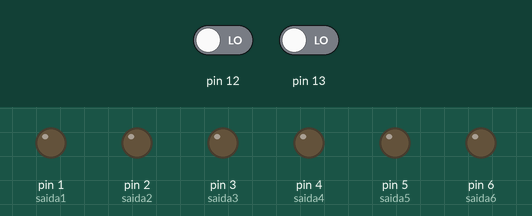
Bench run of a sketch on a simulated Arduino Uno, built with avr-gcc and run on an emulated ATmega328P. Parts: output pins drawn as LEDs (lit = HIGH). Dashed ring = blinking. Inputs (shaded band) come from the test bench; at power-on: pin 12 LOW, pin 13 LOW.

Above: at 1.2 s.
1.3 s: pin 12 driven HIGH
At 1.6 s:
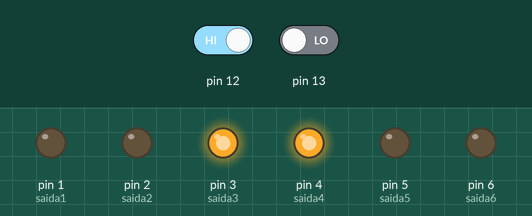
At 2.7 s:
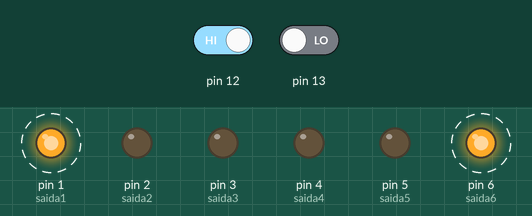
4.3 s: pin 13 driven HIGH
At 5.2 s:
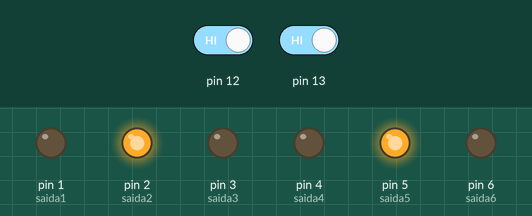
Timing chart, 0 to 13.3 s (numbered marks = the images above; inputs shaded):
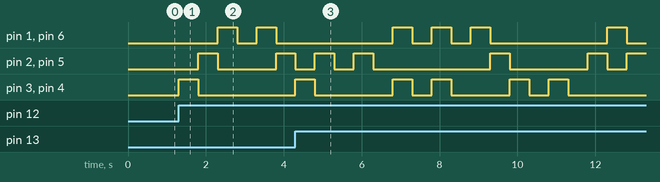

The sketch:

SequenciaLeds.ino
```cpp
//Sequência de Leds com 2 botões

//Declaração das entradas e saidas

int entrada1;
int entrada2;

int saida1 = 1;
int saida2 = 2;
int saida3 = 3;
int saida4 = 4;
int saida5 = 5;
int saida6 = 6;

//Configurando as entradas e saidas

void setup() {

  pinMode(13, INPUT );
  pinMode(12, INPUT );


  pinMode(saida1, OUTPUT );
  pinMode(saida2, OUTPUT );
  pinMode(saida3, OUTPUT );
  pinMode(saida4, OUTPUT );
  pinMode(saida5, OUTPUT );
  pinMode(saida6, OUTPUT );

}

void loop() {

  //Lendo os botões

  entrada1 = digitalRead(13);
  entrada2 = digitalRead(12);

  //Primeira sequência quando ambas entradas forem pressionadas

  if(entrada1 == 1 && entrada2 == 1){

  for(int i = 0; i<2; i++){
    digitalWrite(saida2, HIGH);
    digitalWrite(saida5, HIGH);
    delay(500);
    digitalWrite(saida5, LOW);
    digitalWrite(saida2, LOW);
    delay(500);
  }

   for(int i = 0; i<2; i++){

    digitalWrite(saida1, HIGH);
    digitalWrite(saida3, HIGH);
    digitalWrite(saida4, HIGH);
    digitalWrite(saida6, HIGH);
    delay(500);
    digitalWrite(saida4, LOW);
    digitalWrite(saida6, LOW);
    digitalWrite(saida1, LOW);
    digitalWrite(saida3, LOW);
    delay(500);
  }

    digitalWrite(saida1, HIGH);
    digitalWrite(saida6, HIGH);
    delay(500);
    digitalWrite(saida1, LOW);
    digitalWrite(saida6, LOW);

    digitalWrite(saida2, HIGH);
    digitalWrite(saida5, HIGH);
    delay(500);
    digitalWrite(saida2, LOW);
    digitalWrite(saida5, LOW);

  for(int i = 0; i<2; i++){
    digitalWrite(saida3, HIGH);
    digitalWrite(saida4, HIGH);
    delay(500);
    digitalWrite(saida3, LOW);
    digitalWrite(saida4, LOW);
    delay(500);

  }

    digitalWrite(saida2, HIGH);
    digitalWrite(saida5, HIGH);
    delay(500);
    digitalWrite(saida2, LOW);
    digitalWrite(saida5, LOW);

    digitalWrite(saida1, HIGH);
    digitalWrite(saida6, HIGH);
    delay(500);
    digitalWrite(saida1, LOW);
    digitalWrite(saida6, LOW);

  }

  //Segunda sequência quando entrada1 for pressionada e a entrada2 não for pressionada

  else if(entrada1 == 1 && entrada2 == 0){

    digitalWrite(saida6, HIGH);
    digitalWrite(saida1, HIGH);
    delay(500);
    digitalWrite(saida6, LOW);
    digitalWrite(saida1, LOW);

    digitalWrite(saida2, HIGH);
    digitalWrite(saida5, HIGH);
    delay(500);
    digitalWrite(saida2, LOW);
    digitalWrite(saida5, LOW);

    digitalWrite(saida3, HIGH);
    digitalWrite(saida4, HIGH);
    delay(500);
    digitalWrite(saida3, LOW);
    digitalWrite(saida4, LOW);
    delay(500);
    digitalWrite(saida3, HIGH);
    digitalWrite(saida4, HIGH);
    delay(500);
    digitalWrite(saida3, LOW);
    digitalWrite(saida4, LOW);

    digitalWrite(saida2, HIGH);
    digitalWrite(saida5, HIGH);
    delay(500);
    digitalWrite(saida2, LOW);
    digitalWrite(saida5, LOW);

    digitalWrite(saida6, HIGH);
    digitalWrite(saida1, HIGH);
    delay(500);
    digitalWrite(saida6, LOW);
    digitalWrite(saida1, LOW);

  }

  //Terceira sequencia quando a entrada1 nao for pressionada e a entrada2 for pressionada

  else if(entrada1 == LOW && entrada2 == HIGH){

    digitalWrite(saida3, HIGH);
    digitalWrite(saida4, HIGH);
    delay(500);
    digitalWrite(saida3, LOW);
    digitalWrite(saida4, LOW);

    digitalWrite(saida2, HIGH);
    digitalWrite(saida5, HIGH);
    delay(500);
    digitalWrite(saida2, LOW);
    digitalWrite(saida5, LOW);

    digitalWrite(saida1, HIGH);
    digitalWrite(saida6, HIGH);
    delay(500);
    digitalWrite(saida1, LOW);
    digitalWrite(saida6, LOW);

    delay(500);

    digitalWrite(saida1, HIGH);
    digitalWrite(saida6, HIGH);
    delay(500);
    digitalWrite(saida1, LOW);
    digitalWrite(saida6
    , LOW);

    digitalWrite(saida5, HIGH);
    digitalWrite(saida2, HIGH);
    delay(500);
    digitalWrite(saida5, LOW);
    digitalWrite(saida2, LOW);

    digitalWrite(saida4, HIGH);
    digitalWrite(saida3, HIGH);
    delay(500);
    digitalWrite(saida4, LOW);
    digitalWrite(saida3, LOW);


  }

//Se nenhuma entrada for pressionada, todos os leds ligam

  else {

    digitalWrite(saida1, LOW);
    digitalWrite(saida2, LOW);
    digitalWrite(saida3, LOW);
    digitalWrite(saida4, LOW);
    digitalWrite(saida5, LOW);
    digitalWrite(saida6, LOW);


  }


}
```

Measured:
- after the input at 1.3 s, pin 1 (saida1), pin 6 (saida6): alternates HIGH for 0.50 s and LOW for 0.50 s, starting after 1.0 s; pin 2 (saida2), pin 5 (saida5): LOW → HIGH after 0.50 s, → LOW 0.50 s later, → HIGH 1.5 s later; pin 3 (saida3), pin 4 (saida4): LOW → HIGH at once, → LOW 0.50 s later
